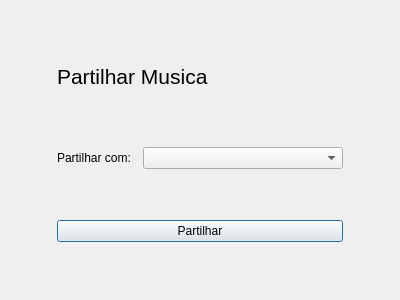
<?xml version="1.0" encoding="UTF-8"?>
<ui version="4.0">
 <class>ShareMusic</class>
 <widget class="QDialog" name="ShareMusic">
  <property name="geometry">
   <rect>
    <x>0</x>
    <y>0</y>
    <width>400</width>
    <height>300</height>
   </rect>
  </property>
  <property name="windowTitle">
   <string>Dialog</string>
  </property>
  <layout class="QGridLayout" name="gridLayout">
   <item row="0" column="0">
    <widget class="QLabel" name="label_2">
     <property name="minimumSize">
      <size>
       <width>0</width>
       <height>40</height>
      </size>
     </property>
     <property name="maximumSize">
      <size>
       <width>16777215</width>
       <height>40</height>
      </size>
     </property>
     <property name="font">
      <font>
       <pointsize>16</pointsize>
      </font>
     </property>
     <property name="text">
      <string>Partilhar Musica</string>
     </property>
    </widget>
   </item>
   <item row="1" column="0">
    <layout class="QHBoxLayout" name="horizontalLayout">
     <item>
      <widget class="QLabel" name="label">
       <property name="minimumSize">
        <size>
         <width>80</width>
         <height>0</height>
        </size>
       </property>
       <property name="maximumSize">
        <size>
         <width>80</width>
         <height>16777215</height>
        </size>
       </property>
       <property name="text">
        <string>Partilhar com:</string>
       </property>
      </widget>
     </item>
     <item>
      <widget class="QComboBox" name="comboBoxUsers">
       <property name="minimumSize">
        <size>
         <width>100</width>
         <height>0</height>
        </size>
       </property>
       <property name="maximumSize">
        <size>
         <width>200</width>
         <height>16777215</height>
        </size>
       </property>
      </widget>
     </item>
    </layout>
   </item>
   <item row="2" column="0">
    <widget class="QPushButton" name="pushButtonShare">
     <property name="text">
      <string>Partilhar</string>
     </property>
    </widget>
   </item>
  </layout>
 </widget>
 <tabstops>
  <tabstop>comboBoxUsers</tabstop>
  <tabstop>pushButtonShare</tabstop>
 </tabstops>
 <resources/>
 <connections/>
</ui>
